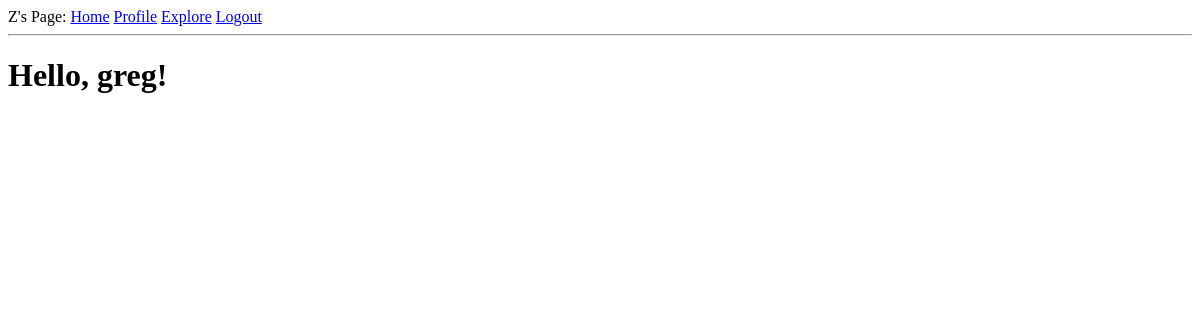
The app's page /explore (signed in), older data.
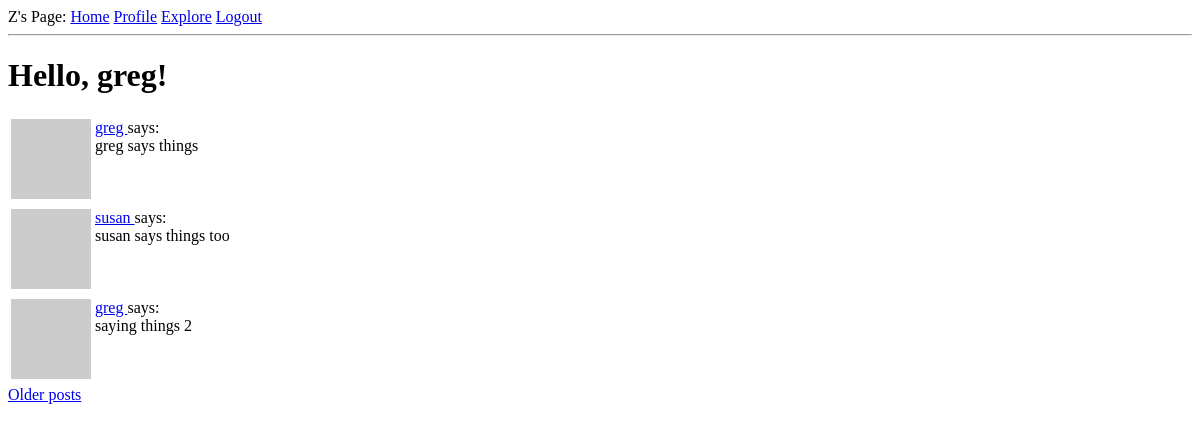
The same page, newer data.
### app/models.py (models this page shows, shortened)
class Post(db.Model):
    id = db.Column(db.Integer, primary_key=True)
    body = db.Column(db.String(140))
    timestamp = db.Column(db.DateTime, index=True, default=datetime.utcnow)
    user_id = db.Column(db.Integer, db.ForeignKey('user.id'))

class User(UserMixin, db.Model):
    id = db.Column(db.Integer, primary_key=True)
    username = db.Column(db.String(64), index=True, unique=True)
    email = db.Column(db.String(64), index=True, unique=True)
    password_hash = db.Column(db.String(128))
    posts = db.relationship('Post', backref='author', lazy='dynamic')
    about_me = db.Column(db.String(140))
    last_seen = db.Column(db.DateTime, default=datetime.utcnow)
    followed = db.relationship(         #this relationship links User instances to other User instances
        'User', secondary=followers,    #self-referential relationship, same class is on both sides
        primaryjoin=(followers.c.follower_id == id),
        secondaryjoin=(followers.c.followed_id == id),
        backref=db.backref('followers', lazy='dynamic'), lazy='dynamic')
    def avatar(self, size):
        digest = md5(self.email.lower().encode('utf-8')).hexdigest()
        return 'https://www.gravatar.com/avatar/{}?d=identicon&s={}'.format(digest, size)

### app/routes.py (the view)
@app.route('/explore')
@login_required
def explore():
    page = request.args.get('page', 1, type=int)
    posts = Post.query.order_by(Post.timestamp.desc()).paginate(page, app.config['POSTS_PER_PAGE'], False)
    next_url = url_for('explore', page=posts.next_num) \
        if posts.has_next else None
    prev_url = url_for('explore', page=posts.prev_num) \
        if posts.has_prev else None
    return render_template('index.html', title='Explore', posts=posts.items, next_url=next_url, prev_url=prev_url)

### app/models.py (called while the page is built)
@login.user_loader
def load_start(id):
    return User.query.get(int(id))

### app/routes.py (called while the page is built)
@app.before_request
def before_request():
    if current_user.is_authenticated:
        current_user.last_seen = datetime.utcnow()
        db.session.commit()

### app/templates/index.html (shortened to what this page needs)
{% extends "base.html" %}
{% block content %}
    <h1>Hello, {{ current_user.username }}!</h1>
    {% for post in posts %}
        {% include '_post.html' %}
    {% endfor %}
    {% if next_url %}
        <a href="{{ next_url }}">Older posts</a>
    {% endif %}
{% endblock %}

### app/templates/_post.html
<table>
    <tr valign="top">
        <td>
            <img src="{{ post.author.avatar(36) }}">
        </td>
        <td>
            <a href="{{ url_for('user', username=post.author.username) }}">
                {{ post.author.username }}
            </a>
            says:<br>{{ post.body }}
        </td>
    </tr>
</table>

Row changes from the older to the newer data that the page shows:
added Post: author.username "greg", body "greg says things"
added Post: author.username "susan", body "susan says things too"
added Post: author.username "greg", body "saying things 2"
Text that changed along with them:
text now shown: "Older posts"
